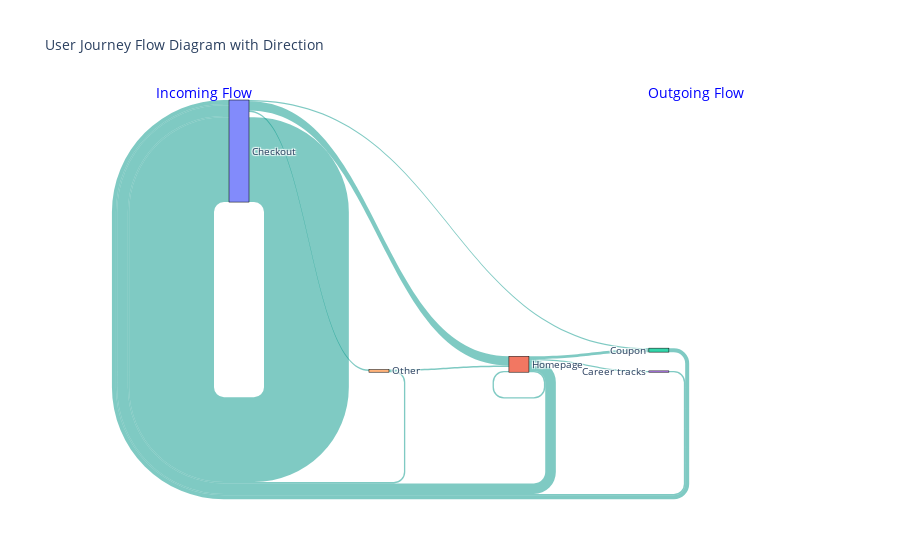

The notebook cell this image was saved under:
### Code cell
create_user_journey_flow_with_direction(subset_df,target_column='user_journey')

### Figure 1 — Plotly figure (JSON) as saved in the notebook; plotly's stock layout.template omitted (floating-point values rounded to 4 significant figures)
{"data": [{"link": {"color": "rgba(0, 150, 136, 0.5)", "source": [0, 1, 0, 2, 1, 3, 0, 0, 1, 1, 4, 4], "target": [0, 0, 1, 0, 2, 0, 2, 4, 3, 1, 0, 1], "value": [64, 8, 7, 3, 2, 1, 1, 1, 1, 1, 1, 1]}, "node": {"label": ["Checkout", "Homepage", "Coupon", "Career tracks", "Other"], "line": {"color": "black", "width": 0.5}, "pad": 15, "thickness": 20}, "type": "sankey"}], "layout": {"annotations": [{"font": {"color": "blue", "size": 14}, "showarrow": false, "text": "Incoming Flow", "x": 0.1, "y": 1.05}, {"font": {"color": "blue", "size": 14}, "showarrow": false, "text": "Outgoing Flow", "x": 0.9, "y": 1.05}], "font": {"size": 10}, "title": {"text": "User Journey Flow Diagram with Direction"}}}
